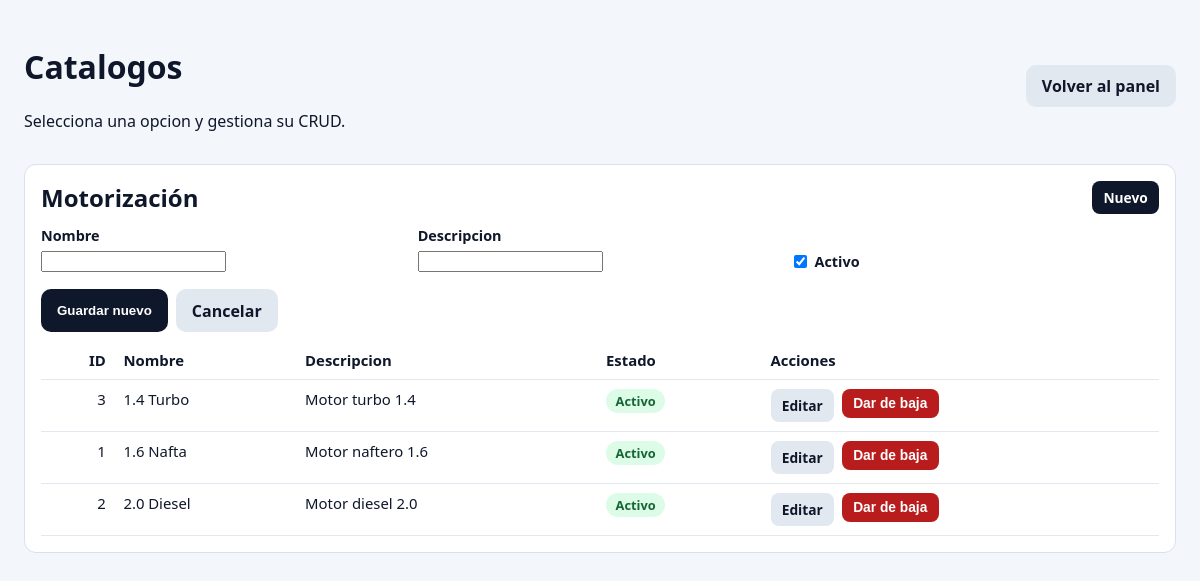
Screenshot of /catalogos.php?seccion=motorizacion (signed in) with the database file from the repository.
### tables this page shows
CREATE TABLE IF NOT EXISTS motorizaciones (
  id_motorizacion INT AUTO_INCREMENT PRIMARY KEY,
  nombre_motor VARCHAR(100) NOT NULL,
  descripcion VARCHAR(255) NULL,
  activo TINYINT(1) DEFAULT 1
);

### public/catalogos.php (the view, shortened to what this page needs)
<?php
$projectRoot = dirname(__DIR__);
$seccion = (string) ($_GET['seccion'] ?? 'marca');
$motorizacionForm = [
    'id_motorizacion' => 0,
    'nombre_motor' => '',
    'descripcion' => '',
    'activo' => '1',
];
try {
    $pdo = Database::connect($projectRoot);
} catch (Throwable $e) {
    http_response_code(500);
    echo 'No se pudo conectar a la base de datos: ' . htmlspecialchars($e->getMessage());
    exit;
}
$motorizaciones = $pdo->query(
    'SELECT id_motorizacion, nombre_motor, descripcion, activo
     FROM motorizaciones
     ORDER BY activo DESC, nombre_motor ASC'
)->fetchAll();
?>
<!doctype html>
<html lang="es">
<head>
</head>
<body>
<div class="container">
    <div class="top">
        <div>
            <h1>Catalogos</h1>
            <p>Selecciona una opcion y gestiona su CRUD.</p>
        </div>
        <div class="actions">
            <a class="btn btn-muted" href="/dashboard.php">Volver al panel</a>
        </div>
    </div>
    <?php if ($seccion === 'motorizacion'): ?>
    <div class="panel" id="motorizaciones-panel">
        <div style="display:flex;justify-content:space-between;align-items:center;margin-bottom:0.75rem;">
            <h2 style="margin:0;">Motorización</h2>
            <a class="btn btn-primary btn-small" href="/catalogos.php?seccion=motorizacion">Nuevo</a>
        </div>
        <form method="post" action="/catalogos.php" autocomplete="off">
            <div class="grid">
                <div>
                    <label for="nombre_motor">Nombre</label>
                    <input id="nombre_motor" name="nombre_motor" maxlength="100" required value="<?= htmlspecialchars((string) $motorizacionForm['nombre_motor']) ?>">
                </div>
                <div>
                    <label for="descripcion">Descripcion</label>
                    <input id="descripcion" name="descripcion" maxlength="255" value="<?= htmlspecialchars((string) $motorizacionForm['descripcion']) ?>">
                </div>
                <div>
                    <label class="check-label">
                        <input type="checkbox" name="activo" value="1" <?= (string) $motorizacionForm['activo'] === '1' ? 'checked' : '' ?>>
                        Activo
                    </label>
                </div>
            </div>
            <div class="actions" style="margin-top: 0.9rem;">
                <button class="btn btn-primary" type="submit"><?= (int) $motorizacionForm['id_motorizacion'] > 0 ? 'Guardar cambios' : 'Guardar nuevo' ?></button>
                <a class="btn btn-muted" href="/catalogos.php?seccion=motorizacion#motorizaciones-panel">Cancelar</a>
            </div>
        </form>
        <table>
            <thead>
            <tr>
                <th>ID</th>
                <th>Nombre</th>
                <th>Descripcion</th>
                <th>Estado</th>
                <th>Acciones</th>
            </tr>
            </thead>
            <tbody>
            <?php if (count($motorizaciones) === 0): ?>
                <tr><td colspan="5">No hay motorizaciones cargadas.</td></tr>
            <?php else: ?>
                <?php foreach ($motorizaciones as $row): ?>
                    <tr>
                        <td><?= (int) $row['id_motorizacion'] ?></td>
                        <td><?= htmlspecialchars((string) $row['nombre_motor']) ?></td>
                        <td><?= htmlspecialchars((string) ($row['descripcion'] ?? '')) ?></td>
                        <td>
                            <span class="tag <?= (int) $row['activo'] === 1 ? 'ok' : 'off' ?>">
                                <?= (int) $row['activo'] === 1 ? 'Activo' : 'Inactivo' ?>
                            </span>
                        </td>
                        <td>
                            <div class="actions">
                                <a class="btn btn-muted btn-small" href="/catalogos.php?seccion=motorizacion&edit_motorizacion=<?= (int) $row['id_motorizacion'] ?>#motorizaciones-panel">Editar</a>
                                <form method="post" action="/catalogos.php#motorizaciones-panel" style="display:inline;">
                                    <button class="btn <?= (int) $row['activo'] === 1 ? 'btn-danger' : 'btn-primary' ?> btn-small" type="submit">
                                        <?= (int) $row['activo'] === 1 ? 'Dar de baja' : 'Activar' ?>
                                    </button>
                                </form>
                            </div>
                        </td>
                    </tr>
                <?php endforeach; ?>
            <?php endif; ?>
            </tbody>
        </table>
    </div>
    <?php endif; ?>
</div>
</body>
</html>

### public/catalogos.php (style rules this page uses)
body { font-family: Segoe UI, Arial, sans-serif; margin: 1.5rem; background: #f3f6fb; color: #0f172a; }
.container { max-width: 1200px; margin: 0 auto; }
.top { display: flex; justify-content: space-between; align-items: center; gap: 1rem; margin-bottom: 1rem; }
.actions { display: flex; gap: 0.5rem; flex-wrap: wrap; }
.btn { display: inline-block; text-decoration: none; border: 0; border-radius: 10px; padding: 0.65rem 1rem; cursor: pointer; font-weight: 600; }
.btn-primary { background: #0f172a; color: #fff; }
.btn-muted { background: #e2e8f0; color: #0f172a; }
.btn-danger { background: #b91c1c; color: #fff; }
.btn-small { padding: 0.45rem 0.7rem; border-radius: 8px; font-size: 0.86rem; }
.panel { background: #fff; border: 1px solid #d8e1ef; border-radius: 12px; padding: 1rem; margin-bottom: 1rem; }
.grid { display: grid; grid-template-columns: repeat(auto-fit, minmax(220px, 1fr)); gap: 0.75rem; }
label { display: block; font-size: 0.9rem; margin-bottom: 0.25rem; font-weight: 600; }
.check-label { display: inline-flex; align-items: center; gap: 0.45rem; margin-top: 1.6rem; font-weight: 600; }
.check-label input[type="checkbox"] { width: auto; margin: 0; }
table { width: 100%; border-collapse: collapse; margin-top: 0.6rem; }
th, td { border-bottom: 1px solid #e2e8f0; padding: 0.55rem; text-align: left; font-size: 0.93rem; vertical-align: top; }
table thead th:first-child, table tbody td:first-child:not([colspan]) { text-align: right; }
.tag { display: inline-block; padding: 0.2rem 0.6rem; border-radius: 999px; font-size: 0.8rem; font-weight: 700; }
.ok { background: #dcfce7; color: #166534; }

### rows the page displays
motorizaciones: id_motorizacion "3", nombre_motor "1.4 Turbo", descripcion "Motor turbo 1.4", activo "Activo"
motorizaciones: id_motorizacion "1", nombre_motor "1.6 Nafta", descripcion "Motor naftero 1.6", activo "Activo"
motorizaciones: id_motorizacion "2", nombre_motor "2.0 Diesel", descripcion "Motor diesel 2.0", activo "Activo"
